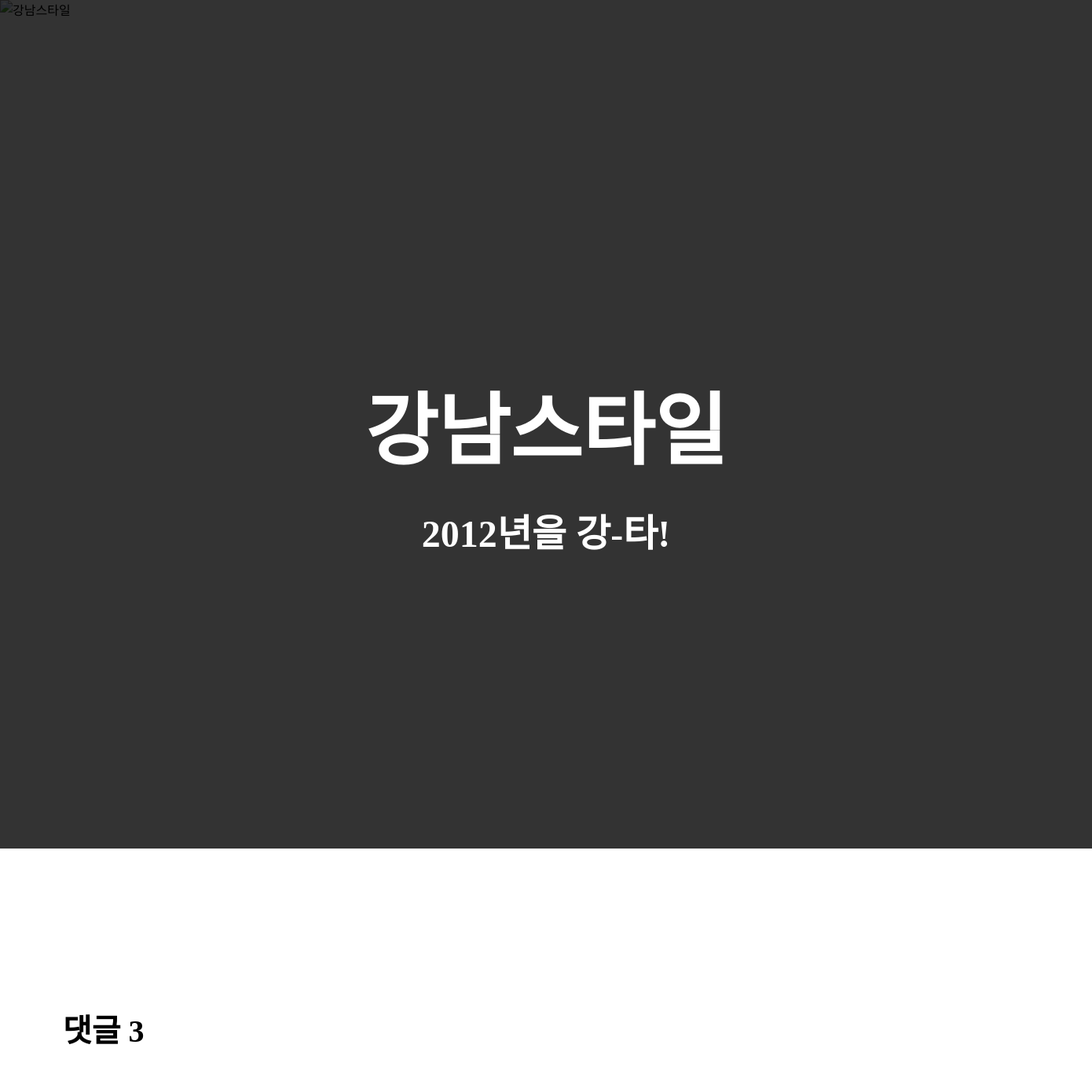
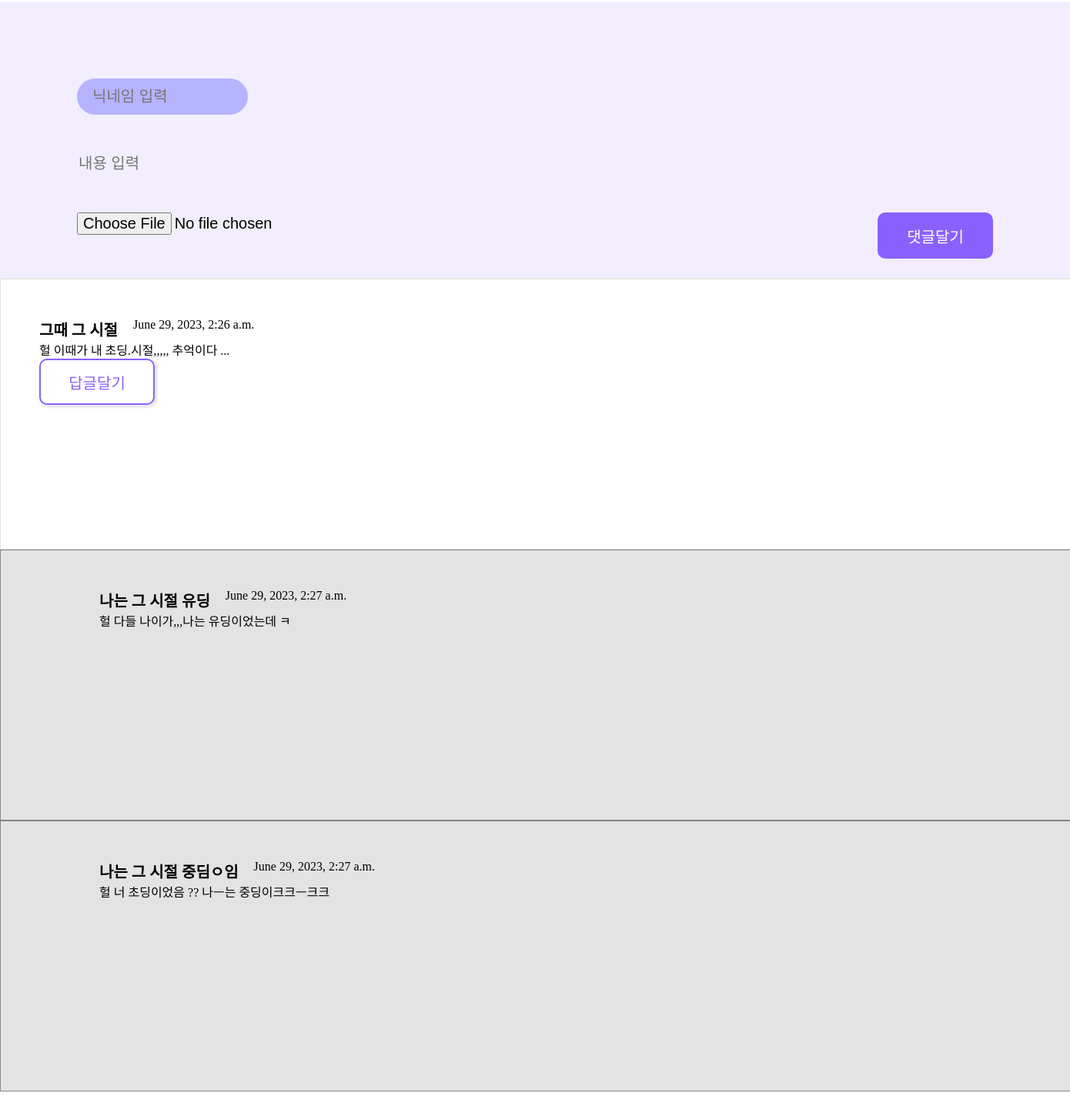
The page /perfume/detail/12/ on the database its author committed (2 pictures, top to bottom).
### perfume/models.py (models this page shows, shortened)
class Memory(models.Model):
    name = models.CharField(max_length=20, default='')
    description = models.CharField(max_length=100, default='')
    created = models.DateTimeField(auto_now_add=True)
    year = models.CharField(max_length=10, default='year90')
    image = models.ImageField(upload_to='memory_images/%Y/%m/%d/', null=True, blank=True)
    class Meta:
        ordering = ['created']

class Comments(models.Model):
    memory = models.ForeignKey(Memory, on_delete=models.CASCADE)
    user = models.CharField(max_length=20, default='') #닉네임
    comment = models.CharField(max_length=200, default='') #댓글내용
    image = models.ImageField(upload_to='memory_images/%Y/%m/%d/', null=True, blank=True)
    created = models.DateTimeField(auto_now_add=True) #생성날짜
    updated = models.DateTimeField(auto_now=True) #수정시 날짜 변경
    heart = models.IntegerField(validators=[MinValueValidator(0)], default=0) #하트 갯수
    parent_comment = models.ForeignKey('self', on_delete=models.CASCADE, null=True)
    def children(self):
        return Comments.objects.filter(parent_comment=self).order_by('-created').all()
    class Meta:
        ordering = ['-created']
    def __str__(self):
        return self.comment

### perfume/views.py (the view, shortened to what this page needs)
# urls.py: path('detail/<int:pk>/', views.detail_memory, name='detail_memory'),
def detail_memory(request, pk):
    memory_detail = Memory.objects.get(pk=pk)
    comment_form = CommentCreationsForm()
    list_comments = Comments.objects.filter(memory=pk) # memory 각 id에 맞는 댓글 가져옴
    post_detail = get_object_or_404(Memory, pk=pk)
    context = {
        'memory' : memory_detail,
        'comment_form' : comment_form,
        'list_comments' : list_comments
    }
    return render(request, 'perfume/memory_detail.html', context)

### perfume/forms.py
class CommentCreationsForm(forms.ModelForm):
    class Meta:
        model = Comments
        fields = ['user', 'comment']

### perfume/templates/perfume/memory_detail.html (shortened to what this page needs)
{% load static %}
<!DOCTYPE html>
<html lang="en">
<head>
</head>
<body>
    <div class="banner">
        <div class="black-back"></div>
        <div class="title">{{ memory.name }}</div>
        <div class="title" style="font-size:3rem; top: 40rem;">{{ memory.description }}</div>
    </div>
    <div class="comments">
        <p style="margin: 0 0 45px 80px; font-weight: bold; font-size: 40px">댓글 {{ list_comments.count }}</p>
        <form method="POST">
            <input placeholder="닉네임 입력" maxlength="20" name="user" type="text" value="" class="input-name" required/>
            <br />
            <input placeholder="내용 입력" maxlength="200" name="comment" type="text" value="" required>
            <br />
            <input name="image" type="file" value="">
            <input class="btn-save" type="submit" value="댓글달기">
        </form>
        {% if list_comments %}
            {% for comment in list_comments %}
                {% if comment.parent_comment %}
                    {% else %}
                        <div class="box-comment">
                            <div class="user-comment">{{ comment.user }}</div>
                            <span>{{ comment.created }}</span>
                            <div style="clear: both ">{{ comment.comment }}</div>
                            <input class="btn-sub" type="submit" value="답글달기" onclick="reply('{{ comment.pk }}')">
                        </div>
                    {% if comment.children %}
                        {% for comment in comment.children %}
                            <div class="box-comment reply">
                                <div class="user-comment">{{ comment.user }}</div>
                                <span>{{ comment.created }}</span>
                                <div style="clear: both ">{{ comment }}</div>
                            </div>
                        {% endfor %}
                    {% endif %}
                    {% endif %}
            {% endfor %}
        {% else %}
            댓글 없음
        {% endif %}
    </div>
</body>
</html>

### rows shown on the page
Memory: name "강남스타일", description "2012년을 강-타!"
Comments: user "그때 그 시절", created "June 29, 2023, 2:26 a.m.", comment "헐 이때가 내 초딩.시절,,,,, 추억이다 ..."
Comments: user "나는 그 시절 유딩", created "June 29, 2023, 2:27 a.m.", comment "헐 다들 나이가,,,나는 유딩이었는데 ㅋ"
Comments: user "나는 그 시절 중딤ㅇ임", created "June 29, 2023, 2:27 a.m.", comment "헐 너 초딩이었음 ?? 나ㅡ는 중딩이크크ㅡ크크"

### other values the page prints
{{ list_comments.count }} "3"
